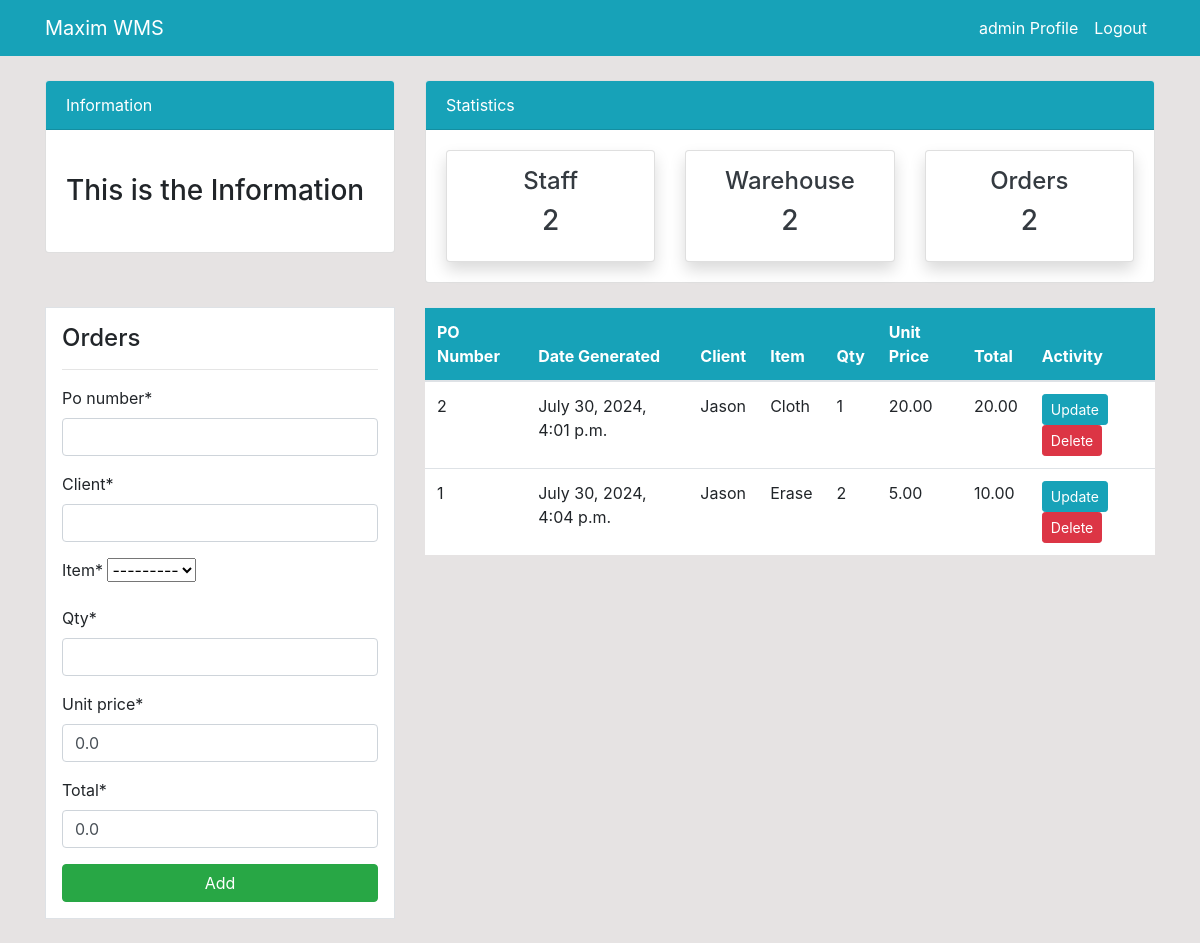
/order/ (signed in), run on the app's committed database.
### dashboard/models.py (models this page shows, shortened)
class Product(models.Model):
    po_number = models.PositiveIntegerField(null=True)
    date_of_receiving_po = models.DateField(null=True, blank=True)
    company = models.CharField(max_length=1000, null=True)
    estimated_date_arrival = models.DateField(null=True, blank=True)
    item = models.CharField(max_length=1000, null=True)
    qty = models.PositiveIntegerField(null=True)
    unit_price = models.DecimalField(max_digits=10, decimal_places=2, default=0.00)
    total = models.DecimalField(max_digits=10, decimal_places=2, default=0.00)
    do_number = models.PositiveIntegerField(null=True, blank=True) # when DO reached
    description = models.CharField(max_length=1000, null=True, blank=True) # record the condition when DO reached
    class Meta:
        verbose_name_plural = 'Product' # rename in localhost
    def __str__(self): # to display the name in the list
        return f'{self.item}'

class Order(models.Model):
    po_number = models.PositiveIntegerField(null=True)
    date_generate = models.DateTimeField(auto_now_add=True)
    client = models.CharField(max_length=255, null=True)
    item = models.ForeignKey(Product, on_delete=models.CASCADE, null=True)
    qty = models.PositiveIntegerField(null=True)
    unit_price = models.DecimalField(max_digits=10, decimal_places=2, default=0.00, null=True)
    total = models.DecimalField(max_digits=10, decimal_places=2, default=0.00, null=True)
    class Meta:
        verbose_name_plural = 'Order' # rename in localhost

### dashboard/views.py (the view)
# urls.py: path('order/', views.order, name='dashboard-order'),
@login_required
def order(request):
    orders = Order.objects.all()
    orders_count = orders.count()
    workers_count = User.objects.all().count()
    products_count = Product.objects.exclude(do_number=None).count()
    if request.method == 'POST':
        form = OrdersForm(request.POST)
        if form.is_valid():
            form.save()
            return redirect('dashboard-order')
    else:
        form = OrdersForm()
    context = {
        'orders' : orders,
        'form': form,
        'workers_count' : workers_count,
        'products_count' : products_count,
        'orders_count' : orders_count,
    }
    return render(request, 'dashboard/order.html', context)

### dashboard/forms.py
class OrdersForm(forms.ModelForm):
    class Meta:
        model = Order
        fields = ['po_number', 'client', 'item', 'qty', 'unit_price', 'total']

### templates/dashboard/order.html (shortened to what this page needs)
{% extends 'partials/base.html' %}
{% load crispy_forms_tags %}
{% block content %}
{% include 'partials/topnav.html' %}
<div class="container">
    <div class="row my-4">
        <div class="col-md-4">
            <div class="border bg-white p-3">
                <h4>Orders</h4>
                <hr>
                <form method = "POST" action="">
                    {{ form|crispy }}
                    <input class="btn btn-success btn-block" type="submit" value="Add">
                </form>
            </div>
        </div>
        <div class="col-md-8">
            <table class="table bg-white">
                <thead class="bg-info">
                    <tr class="text-white">
                        <th scope="col">PO Number</th>
                        <th scope="col">Date Generated</th>
                        <th scope="col">Client</th>
                        <th scope="col">Item</th>
                        <th scope="col">Qty</th>
                        <th scope="col">Unit Price</th>
                        <th scope="col">Total</th>
                        <th scope="col">Activity</th>
                    </tr>
                </thead>
                <tbody>
                    {% for orders in orders %}
                    <tr>
                        <td>{{ orders.po_number }}</td>
                        <td>{{ orders.date_generate }}</td>
                        <td>{{ orders.client }}</td>
                        <td>{{ orders.item }}</td>
                        <td>{{ orders.qty }}</td>
                        <td>{{ orders.unit_price }}</td>
                        <td>{{ orders.total }}</td>
                        <td>
                            <a class="btn btn-info btn-sm" href="{% url 'dashboard-order-update' orders.id %}">Update</a>
                            <a class="btn btn-danger btn-sm" href="{% url 'dashboard-order-delete' orders.id %}">Delete</a>
                        </td>
                    </tr>
                    {% endfor %}
                </tbody>
            </table>
        </div>
    </div>
</div>
{% endblock %}

### templates/partials/base.html (shortened to what this page needs)
{% load static %}
<!doctype html>
<html lang="en">
  <head>
    <link rel="stylesheet" href="https://cdn.jsdelivr.net/npm/bootstrap@4.6.2/dist/css/bootstrap.min.css"
>
    <link rel="stylesheet" href="{% static '/style.css' %}">
  </head>
  <body>
    {% include 'partials/nav.html' %}
    {% block content %}
    {% endblock %}
  </body>
</html>

### templates/partials/nav.html (shortened to what this page needs)
<nav class="navbar navbar-expand-lg navbar-info bg-info">
    {% if user.is_authenticated %}
    <div class="container">
        <a class="navbar-brand text-white" href="{% url 'dashboard-index' %}">Maxim WMS</a>
        <div class="collapse navbar-collapse" id="navbarSupportedContent">
            <ul class="navbar-nav ml-auto">
                <li class="nav-item active">
                    <a class="nav-link text-white" href="{% url 'user-profile' %}">{{ user.username }} Profile </a>
                </li>
                <li class="nav-item">
                    <a class="nav-link text-white" href="{% url 'user-login' %}">Logout</a>
                </li>
            </ul>
            {% endif %}
        </div>
    </div>
</nav>

### templates/partials/topnav.html (shortened to what this page needs)
 <div class="container">
    <div class="row mt-4">
        <div class="col-md-4">
            <div class="card">
                <div class="card-header bg-info text-white">
                    Information
                </div>
                <div class="card-body">
                    <marquee behavior="" direction="">
                        <h3 class="my-4">This is the Information</h3>
                    </marquee>
                </div>
            </div>
        </div>
        <div class="col-md-8">
            <div class="card">
                <div class="card-header bg-info text-white">
                    Statistics
                </div>
                <div class="card-body">
                    <div class="row">
                        <div class="col-md-4">
                            <a class="text-decoration-none text-dark" href="{% url 'dashboard-staff' %}">
                                <div class="card my-card shadow text-center p-3">
                                    <h4>Staff </h4>
                                    <h3>{{ workers_count }}</h3>
                                </div>
                            </a>
                        </div>
                        <div class="col-md-4">
                            <a class="text-decoration-none text-dark" href="{% url 'dashboard-product' %}">
                                <div class="card my-card shadow text-center p-3">
                                    <h4>Warehouse </h4>
                                    <h3>{{ products_count }}</h3>
                                </div>
                            </a>
                        </div>
                        <div class="col-md-4">
                            <a class="text-decoration-none text-dark" href="{% url 'dashboard-order' %}">
                                <div class="card my-card shadow text-center p-3">
                                    <h4>Orders </h4>
                                    <h3>{{ orders_count }}</h3>
                                </div>
                            </a>
                        </div>
                    </div>
                </div>
            </div>
        </div>
    </div>
</div>

### static/style.css (style rules this page uses)
body { background: rgb(230, 227, 227); }

### data on the page
Product: unit_price "0.0", total "0.0"
Product: item "---------"
Order: po_number "2", date_generate "July 30, 2024, 4:01 p.m.", client "Jason", item "Cloth", qty "1", unit_price "20.00", total "20.00"
Order: po_number "1", date_generate "July 30, 2024, 4:04 p.m.", client "Jason", item "Erase", qty "2", unit_price "5.00", total "10.00"

### other printed values
{{ user.username }} "admin"
{{ workers_count }} "2"
{{ products_count }} "2"
{{ orders_count }} "2"
